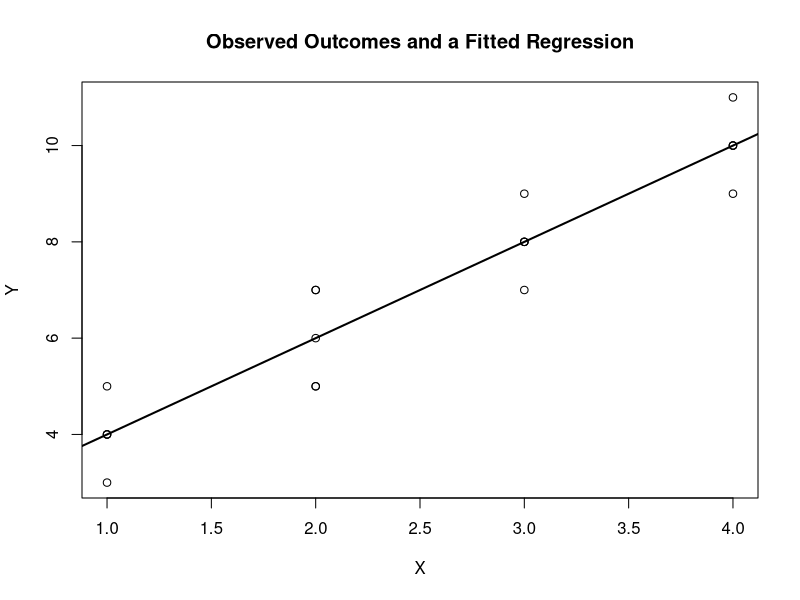
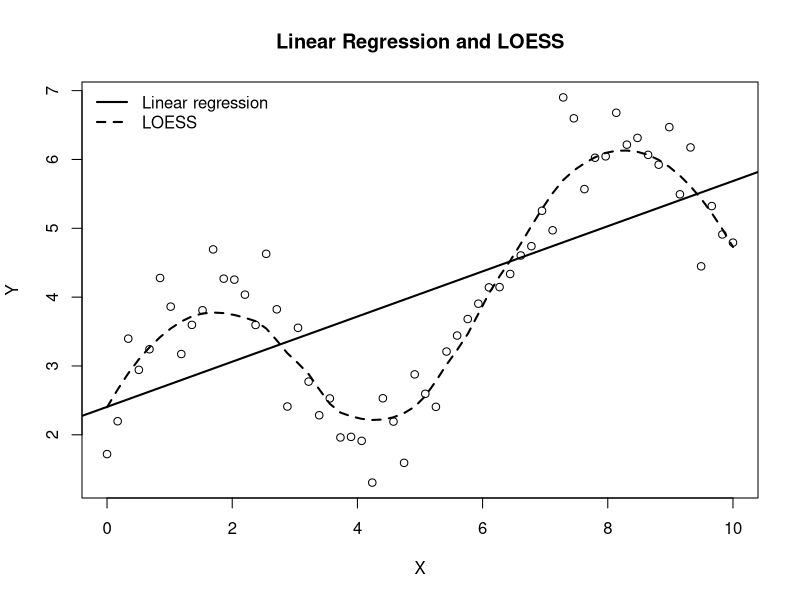
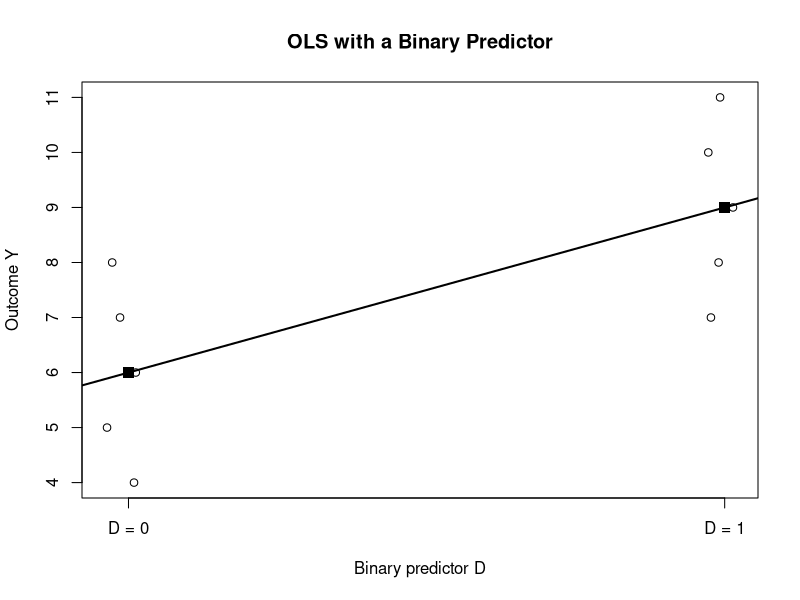
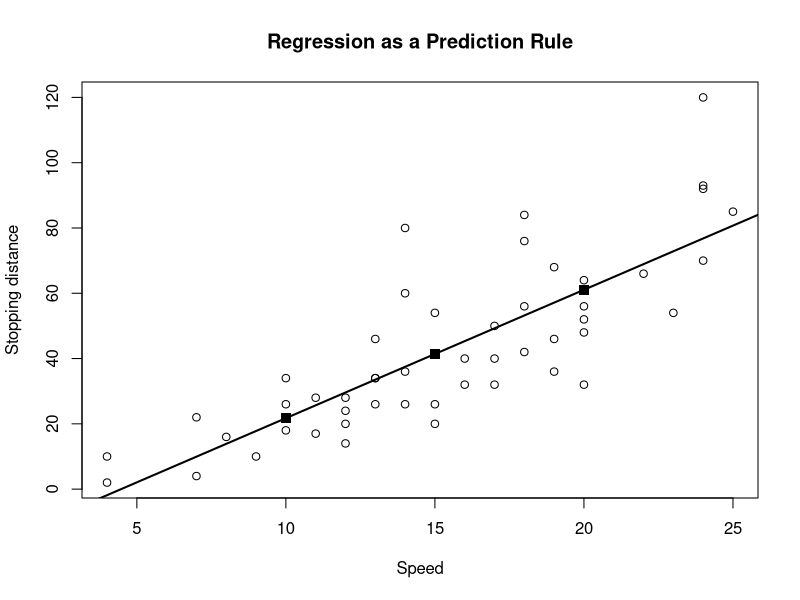
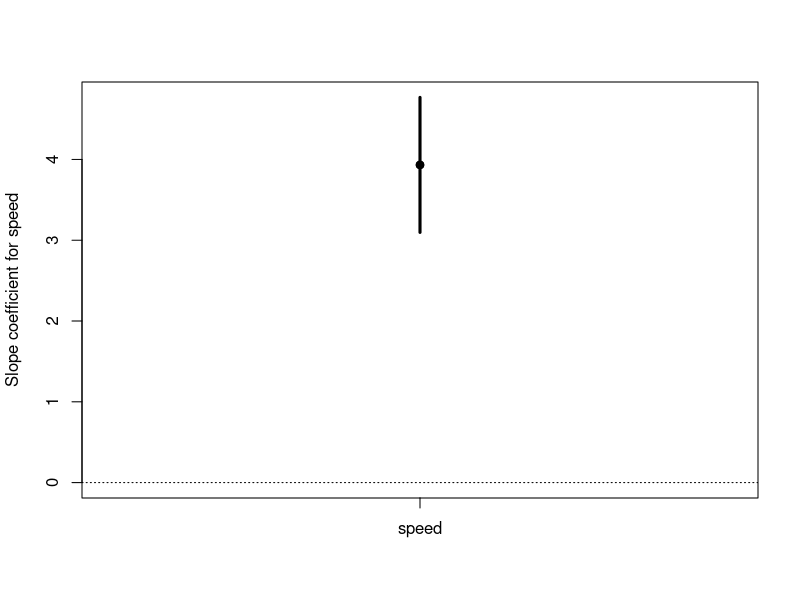
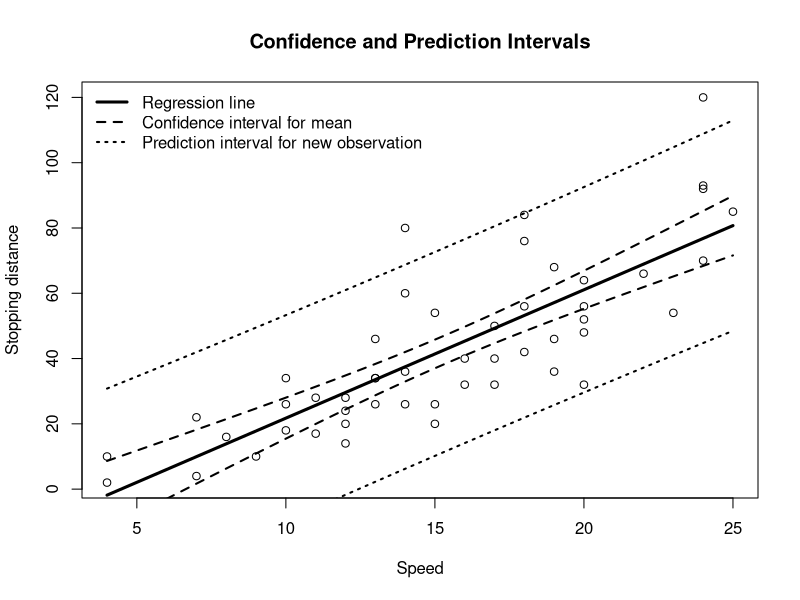
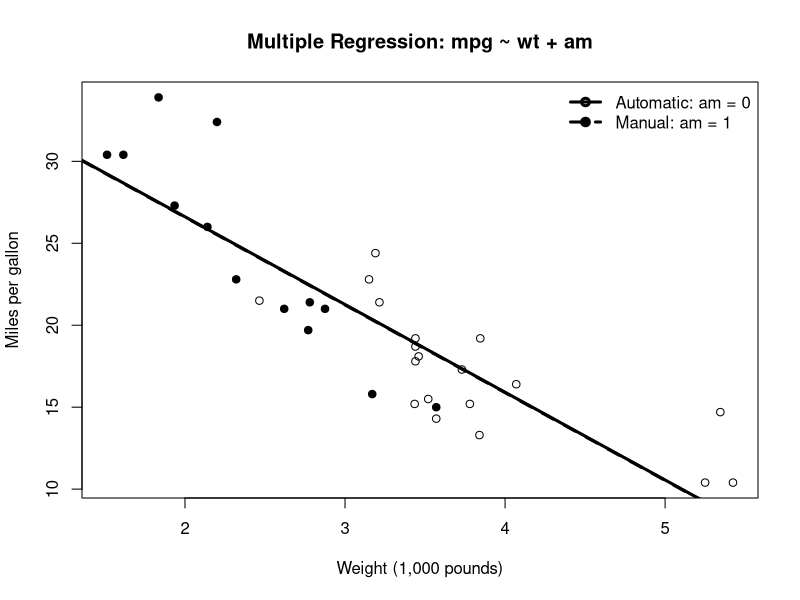
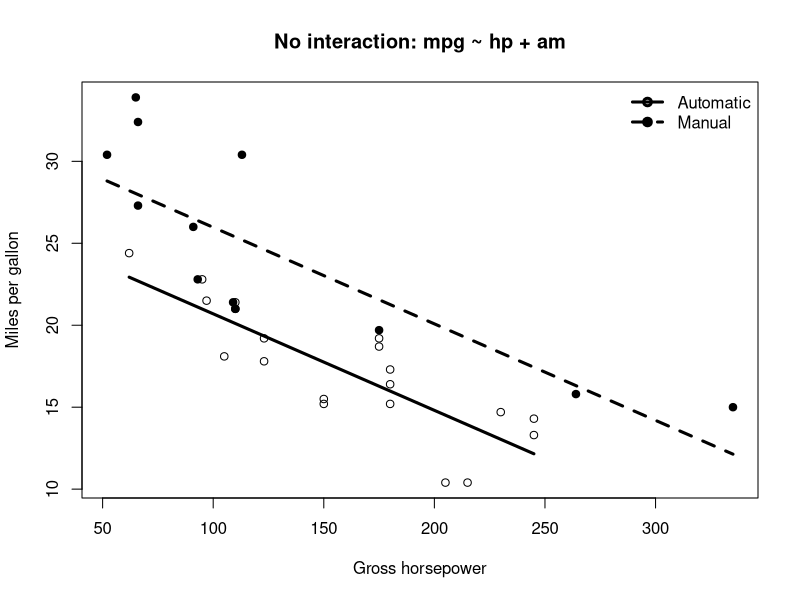

These figures' R source, in order:
## ---- chunk 1
knitr::opts_chunk$set(
  echo = TRUE,
  message = FALSE,
  warning = FALSE,
  fig.width = 7,
  fig.height = 5
)
## ---- chunk 2
x <- rep(c(1, 2, 3, 4), each = 5)
y <- c(3, 4, 4, 5, 4,
       5, 5, 6, 7, 7,
       7, 8, 8, 9, 8,
       9, 10, 11, 10, 10)

dat <- data.frame(x, y)

tapply(dat$y, dat$x, mean)

fit <- lm(y ~ x, data = dat)
summary(fit)

plot(
  dat$x,
  dat$y,
  xlab = "X",
  ylab = "Y",
  main = "Observed Outcomes and a Fitted Regression"
)
abline(fit, lwd = 2)
## ---- chunk 3
# A binary outcome: 1 = employed, 0 = not employed.
employed <- c(1, 1, 1, 1, 0, 1, 1, 1, 0, 1)

mean(employed)   # 0.8

# Every person is a 0 or a 1, so no one has the value 0.8:
sort(unique(employed))

# For a binary Y the conditional mean IS the probability that Y = 1.
# A count outcome makes the same point:
visits <- c(7, 9, 10, 11, 14)
mean(visits)     # 10.2 -- not a possible number of visits
## ---- chunk 4
set.seed(123)

x <- seq(0, 10, length.out = 60)
y <- 2 + 0.35 * x + 1.5 * sin(x) + rnorm(60, sd = 0.5)

dat_curve <- data.frame(x, y)

fit_linear <- lm(y ~ x, data = dat_curve)
fit_loess <- loess(y ~ x, data = dat_curve, span = 0.60)

plot(
  dat_curve$x,
  dat_curve$y,
  xlab = "X",
  ylab = "Y",
  main = "Linear Regression and LOESS"
)
abline(fit_linear, lwd = 2)

ord <- order(dat_curve$x)
lines(
  dat_curve$x[ord],
  predict(fit_loess)[ord],
  lwd = 2,
  lty = 2
)

legend(
  "topleft",
  legend = c("Linear regression", "LOESS"),
  lty = c(1, 2),
  lwd = 2,
  bty = "n"
)
## ---- chunk 5
set.seed(42)

# Continuous outcome
x_cont <- runif(200, 0, 10)
y_cont <- 4 + 2 * x_cont + rnorm(200, sd = 3)
dat_cont <- data.frame(x = x_cont, y_cont = y_cont)
fit_ols <- lm(y_cont ~ x, data = dat_cont)

# Binary outcome
x_binary <- runif(200, 0, 10)
p_binary <- 1 / (1 + exp(-(-3 + 0.6 * x_binary)))
y_binary <- rbinom(200, size = 1, prob = p_binary)
dat_binary <- data.frame(x = x_binary, y_binary = y_binary)
fit_logit <- glm(
  y_binary ~ x,
  family = binomial(link = "logit"),
  data = dat_binary
)

# Count outcome
x_count <- runif(200, 0, 5)
lambda <- exp(0.4 + 0.25 * x_count)
count <- rpois(200, lambda = lambda)
dat_count <- data.frame(x = x_count, count = count)
fit_pois <- glm(
  count ~ x,
  family = poisson(link = "log"),
  data = dat_count
)

# Flexible conditional-mean smoother
fit_loess <- loess(y ~ x, data = dat_curve)

summary(fit_ols)
summary(fit_logit)
summary(fit_pois)
## ---- chunk 6
# Zeros are ordinary observations in count data:
sum(dat_count$count == 0)
min(dat_count$count)

# But no fitted value is ever zero, because lambda = exp(X %*% beta) > 0 always:
lambda_hat <- fitted(fit_pois)
min(lambda_hat)

# The model never predicts zero; it assigns zero a probability.
# At the smallest fitted mean, P(Y = 0) = exp(-lambda):
exp(-min(lambda_hat))
## ---- chunk 7
D <- c(rep(0, 5), rep(1, 5))
Y <- c(4, 5, 6, 7, 8,
       7, 8, 9, 10, 11)

dat_binary_ols <- data.frame(D, Y)

fit_binary <- lm(Y ~ D, data = dat_binary_ols)
summary(fit_binary)
coef(fit_binary)

mean(dat_binary_ols$Y[dat_binary_ols$D == 0])
mean(dat_binary_ols$Y[dat_binary_ols$D == 1])
mean(dat_binary_ols$Y[dat_binary_ols$D == 1]) -
  mean(dat_binary_ols$Y[dat_binary_ols$D == 0])
## ---- chunk 8
plot(
  jitter(dat_binary_ols$D, amount = 0.04),
  dat_binary_ols$Y,
  xaxt = "n",
  xlab = "Binary predictor D",
  ylab = "Outcome Y",
  main = "OLS with a Binary Predictor"
)
axis(1, at = c(0, 1), labels = c("D = 0", "D = 1"))

abline(fit_binary, lwd = 2)
points(
  c(0, 1),
  c(
    mean(dat_binary_ols$Y[dat_binary_ols$D == 0]),
    mean(dat_binary_ols$Y[dat_binary_ols$D == 1])
  ),
  pch = 15,
  cex = 1.5
)
## ---- chunk 9
fit_cars <- lm(dist ~ speed, data = cars)
summary(fit_cars)
coef(fit_cars)

# Predictions for training observations
train_predictions <- predict(fit_cars)
head(data.frame(
  speed = cars$speed,
  observed_dist = cars$dist,
  predicted_dist = train_predictions
))

# Predictions for new cases
new_cases <- data.frame(speed = c(10, 15, 20))
new_cases$predicted_dist <- predict(
  fit_cars,
  newdata = new_cases
)
new_cases

# Reproduce predict() literally from the coefficients
b <- coef(fit_cars)
manual_predictions <- b[1] + b[2] * new_cases$speed
cbind(new_cases, manual_predictions = manual_predictions)
## ---- chunk 10
plot(
  cars$speed,
  cars$dist,
  xlab = "Speed",
  ylab = "Stopping distance",
  main = "Regression as a Prediction Rule"
)
abline(fit_cars, lwd = 2)
points(
  new_cases$speed,
  new_cases$predicted_dist,
  pch = 15,
  cex = 1.4
)
## ---- chunk 11
confint(fit_cars, level = 0.95)

coef_table <- summary(fit_cars)$coefficients
coef_table

b_speed <- coef_table["speed", "Estimate"]
se_speed <- coef_table["speed", "Std. Error"]

# Approximate 95% confidence interval
b_speed + c(-1, 1) * 2 * se_speed
## ---- chunk 12
fit_cars <- lm(dist ~ speed, data = cars)

summary(fit_cars)$r.squared

mse_mean_only <- mean(
  (cars$dist - mean(cars$dist))^2
)

mse_model <- mean(
  (cars$dist - predict(fit_cars))^2
)

mse_mean_only
mse_model
1 - mse_model / mse_mean_only
## ---- chunk 13
set.seed(7)

# The true DGP: Y = f(X) + epsilon, with f known to us only in a simulation.
f <- function(x) 2 + 0.8 * x
sigma <- 2

simulate_data <- function(n) {
  x <- runif(n, 0, 10)
  data.frame(x = x, y = f(x) + rnorm(n, sd = sigma))
}

# A large test set, used to measure out-of-sample prediction error.
test <- simulate_data(5000)

# The oracle: predict using the TRUE f. No model can beat this.
oracle_mse <- mean((test$y - f(test$x))^2)

# Fit on training samples of different sizes and score on the same test set.
test_mse_at <- function(n) {
  train <- simulate_data(n)
  fit <- lm(y ~ x, data = train)
  mean((test$y - predict(fit, newdata = test))^2)
}

round(
  c(
    irreducible = sigma^2,      # Var(epsilon): the floor
    oracle      = oracle_mse,   # the true f, estimated on nothing
    n_25        = test_mse_at(25),
    n_250       = test_mse_at(250),
    n_10000     = test_mse_at(10000)
  ),
  3
)
## ---- chunk 14
fit <- lm(dist ~ speed, data = cars)

# 1. Confidence intervals for regression coefficients
confint(fit)

# 2. Confidence interval for the conditional mean at speed = 15
predict(
  fit,
  newdata = data.frame(speed = 15),
  interval = "confidence"
)

# 3. Prediction interval for one new observation at speed = 15
predict(
  fit,
  newdata = data.frame(speed = 15),
  interval = "prediction"
)
## ---- chunk 15
fit <- lm(dist ~ speed, data = cars)

# The variance-covariance matrix: variances on the diagonal,
# covariances off it.
vcov(fit)

# As a correlation, the two estimates are nearly redundant:
cov2cor(vcov(fit))

# The off-diagonal entry is exactly -xbar * Var(beta1hat):
c(
  off_diagonal = vcov(fit)["(Intercept)", "speed"],
  formula      = -mean(cars$speed) * vcov(fit)["speed", "speed"]
)

# CORRECT interval for the conditional mean at speed = 15:
predict(fit, newdata = data.frame(speed = 15), interval = "confidence")

# NAIVE first difference: hold the intercept fixed and swing the slope
# across the ends of its own confidence interval.
coef(fit)[1] + confint(fit)["speed", ] * 15
## ---- chunk 16
V <- vcov(fit)
x <- 15

terms <- c(
  var_b0     = V[1, 1],
  x2_var_b1  = x^2 * V[2, 2],
  cross_term = 2 * x * V[1, 2]
)
terms
sum(terms)

# Standard errors: correct versus naive.
c(
  correct = sqrt(sum(terms)),
  naive   = x * sqrt(V[2, 2])
)

# The general formula, c' V c, reproduces what predict() reports:
cvec <- c(1, x)
sqrt(t(cvec) %*% V %*% cvec)
## ---- chunk 17
fit0 <- lm(dist ~ speed - 1, data = cars)

vcov(fit0)   # a 1x1 matrix

predict(fit0, newdata = data.frame(speed = 15), interval = "confidence")

confint(fit0)["speed", ] * 15   # identical, to every printed digit
## ---- chunk 18
tq <- qt(0.975, df.residual(fit))
s  <- summary(fit)$sigma

naive_width <- function(x) 2 * tq * x * sqrt(V[2, 2])
ci_width    <- function(x) 2 * tq * sqrt(V[1, 1] + x^2 * V[2, 2] + 2 * x * V[1, 2])
pi_width    <- function(x) 2 * tq * sqrt(s^2 + V[1, 1] + x^2 * V[2, 2] + 2 * x * V[1, 2])

# The one x where the shortcut happens to be right:
# solve Var(b0) + 2x Cov = 0  =>  x* = mean(x^2) / (2 * mean(x))
xstar <- mean(cars$speed^2) / (2 * mean(cars$speed))

xs <- c(0, 5, xstar, mean(cars$speed), 20, 25, 100)
round(
  data.frame(
    x             = xs,
    naive         = naive_width(xs),
    correct_ci    = ci_width(xs),
    prediction    = pi_width(xs),
    naive_over_ci = naive_width(xs) / ci_width(xs)
  ),
  3
)

range(cars$speed)   # x* falls INSIDE the observed data
## ---- chunk 19
# Simple model: the difference depends on beta1 alone, so both agree.
c(
  full  = sqrt(t(c(0, 5)) %*% vcov(fit) %*% c(0, 5)),
  naive = 5 * sqrt(vcov(fit)["speed", "speed"])
)

# Quadratic model: the same difference now loads on TWO coefficients.
fitq <- lm(dist ~ speed + I(speed^2), data = cars)
cq <- c(0, 20 - 15, 20^2 - 15^2)

c(
  full  = sqrt(t(cq) %*% vcov(fitq) %*% cq),
  naive = 5 * sqrt(vcov(fitq)["speed", "speed"]),
  corr  = cov2cor(vcov(fitq))["speed", "I(speed^2)"]
)
## ---- chunk 20
fit <- lm(dist ~ speed, data = cars)

slope <- coef(fit)["speed"]
slope_ci <- confint(fit)["speed", ]

plot(
  1, slope,
  xlim = c(0.5, 1.5),
  ylim = range(c(0, slope_ci)),
  xaxt = "n",
  xlab = "",
  ylab = "Slope coefficient for speed",
  pch = 19
)

segments(
  x0 = 1,
  y0 = slope_ci[1],
  x1 = 1,
  y1 = slope_ci[2],
  lwd = 3
)

points(1, slope, pch = 19)
axis(1, at = 1, labels = "speed")
abline(h = 0, lty = 3)
## ---- chunk 21
fit <- lm(dist ~ speed, data = cars)

speed_grid <- data.frame(
  speed = seq(
    from = min(cars$speed),
    to = max(cars$speed),
    length.out = 200
  )
)

conf_band <- predict(
  fit,
  newdata = speed_grid,
  interval = "confidence",
  level = 0.95
)

pred_band <- predict(
  fit,
  newdata = speed_grid,
  interval = "prediction",
  level = 0.95
)

plot(
  cars$speed,
  cars$dist,
  xlab = "Speed",
  ylab = "Stopping distance",
  main = "Confidence and Prediction Intervals"
)

lines(speed_grid$speed, conf_band[, "fit"], lwd = 3)
lines(speed_grid$speed, conf_band[, "lwr"], lty = 2, lwd = 2)
lines(speed_grid$speed, conf_band[, "upr"], lty = 2, lwd = 2)
lines(speed_grid$speed, pred_band[, "lwr"], lty = 3, lwd = 2)
lines(speed_grid$speed, pred_band[, "upr"], lty = 3, lwd = 2)

legend(
  "topleft",
  legend = c(
    "Regression line",
    "Confidence interval for mean",
    "Prediction interval for new observation"
  ),
  lty = c(1, 2, 3),
  lwd = c(3, 2, 2),
  bty = "n"
)
## ---- chunk 22
fit <- lm(dist ~ speed, data = cars)

b <- coef(fit)

# Calculate the prediction literally from the coefficients
manual_prediction <- b[1] + b[2] * 15
manual_prediction

# Ask predict() for the point prediction
predict(
  fit,
  newdata = data.frame(speed = 15)
)
## ---- chunk 23
fit_simple <- lm(mpg ~ am, data = mtcars)
fit_multiple <- lm(mpg ~ wt + am, data = mtcars)

coef(fit_simple)
coef(fit_multiple)

# Two cars with exactly the same weight
same_weight <- data.frame(
  wt = c(3, 3),
  am = c(0, 1)
)

predicted_mpg <- predict(
  fit_multiple,
  newdata = same_weight
)

predicted_mpg
predicted_mpg[2] - predicted_mpg[1]
coef(fit_multiple)["am"]

# Two cars with the same transmission, different weight
same_transmission <- data.frame(
  wt = c(3, 4),
  am = c(0, 0)
)

predicted_mpg <- predict(
  fit_multiple,
  newdata = same_transmission
)

predicted_mpg[2] - predicted_mpg[1]
coef(fit_multiple)["wt"]
## ---- chunk 24
point_type <- ifelse(mtcars$am == 1, 19, 1)

plot(
  mtcars$wt,
  mtcars$mpg,
  pch = point_type,
  xlab = "Weight (1,000 pounds)",
  ylab = "Miles per gallon",
  main = "Multiple Regression: mpg ~ wt + am"
)

b <- coef(fit_multiple)
abline(a = b["(Intercept)"], b = b["wt"], lwd = 3)
abline(
  a = b["(Intercept)"] + b["am"],
  b = b["wt"],
  lwd = 3,
  lty = 2
)

legend(
  "topright",
  legend = c("Automatic: am = 0", "Manual: am = 1"),
  pch = c(1, 19),
  lty = c(1, 2),
  lwd = c(3, 3),
  bty = "n"
)
## ---- chunk 25
fit_simple <- lm(mpg ~ am, data = mtcars)
fit_multiple <- lm(mpg ~ wt + am, data = mtcars)

# Step 1: the part of am that weight cannot linearly predict
am_resid <- resid(lm(am ~ wt, data = mtcars))

# Step 2: regress mpg on that leftover part
fit_partial <- lm(mpg ~ am_resid, data = mtcars)

coef(fit_simple)["am"]              # about 7.24
coef(fit_multiple)["am"]            # about -0.024
coef(fit_partial)["am_resid"]       # identical to the line above

# Transmission and weight are strongly related, so the leftover part
# of am is quite a different variable from am itself:
cor(mtcars$am, mtcars$wt)
summary(lm(am ~ wt, data = mtcars))$r.squared
## ---- chunk 26
fit_short <- lm(mpg ~ am, data = mtcars)
fit_long <- lm(mpg ~ wt + am, data = mtcars)

gamma <- coef(fit_long)["wt"]                     # weight, long regression
delta <- coef(lm(wt ~ am, data = mtcars))["am"]   # slope of weight on am

coef(fit_long)["am"] + gamma * delta   # reproduces the short coefficient
coef(fit_short)["am"]
## ---- chunk 27
tapply(mtcars$wt, mtcars$am, range)

# Cars inside the weight range where both groups are observed
with(mtcars, table(am, in_overlap = wt >= 2.465 & wt <= 3.570))
## ---- chunk 28
c(
  am_only        = coef(lm(mpg ~ am, data = mtcars))["am"],
  plus_wt        = coef(lm(mpg ~ am + wt, data = mtcars))["am"],
  plus_wt_hp     = coef(lm(mpg ~ am + wt + hp, data = mtcars))["am"],
  plus_wt_qsec   = coef(lm(mpg ~ am + wt + qsec, data = mtcars))["am"],
  plus_wt_hp_cyl = coef(lm(mpg ~ am + wt + hp + factor(cyl),
                           data = mtcars))["am"]
)
## ---- chunk 29
fit_interaction <- lm(mpg ~ wt * am, data = mtcars)
summary(fit_interaction)

mtcars_for_example <- mtcars
mtcars_for_example$wt_centered <-
  mtcars_for_example$wt - mean(mtcars_for_example$wt)

fit_interaction_centered <- lm(
  mpg ~ wt_centered * am,
  data = mtcars_for_example
)
summary(fit_interaction_centered)
## ---- chunk 30
b <- coef(fit_interaction)

# Fitted manual-minus-automatic difference at a given weight
gap_at <- function(w) b["am"] + b["wt:am"] * w
gap_at(c(2.5, 3.0, 3.5))

# The weight at which the two fitted lines cross
-b["am"] / b["wt:am"]
## ---- chunk 31
set.seed(11)

alpha1 <- 2.00   # the causal effect of x on y
alpha2 <- 0.15   # the effect of the omitted confounder z on y

one_study <- function(n) {
  z <- rnorm(n)
  x <- 0.7 * z + rnorm(n)                      # x and z are related
  y <- 1 + alpha1 * x + alpha2 * z + rnorm(n)
  fit <- lm(y ~ x)                             # z omitted
  ci <- confint(fit)["x", ]
  c(est = unname(coef(fit)["x"]),
    lower = unname(ci[1]),
    upper = unname(ci[2]))
}

# What the short regression actually targets: beta1 = alpha1 + alpha2 * delta1,
# where delta1 is the population slope of z on x.
delta1 <- 0.7 / (0.7^2 + 1)
beta1 <- alpha1 + alpha2 * delta1
beta1

coverage <- function(n, reps = 2000) {
  out <- replicate(reps, one_study(n))
  c(n                 = n,
    mean_estimate     = mean(out["est", ]),
    covers_causal     = mean(out["lower", ] <= alpha1 & out["upper", ] >= alpha1),
    covers_projection = mean(out["lower", ] <= beta1  & out["upper", ] >= beta1))
}

round(rbind(coverage(100), coverage(1000), coverage(10000)), 4)
## ---- chunk 32
set.seed(9)

x <- seq(1, 10, length.out = 100)
y <- 5 + 2 * x - 0.25 * x^2 + rnorm(100, sd = 1.5)
dat_functional <- data.frame(x, y)

fit_linear <- lm(y ~ x, data = dat_functional)
fit_quadratic <- lm(y ~ x + I(x^2), data = dat_functional)
fit_cubic <- lm(y ~ x + I(x^2) + I(x^3), data = dat_functional)
fit_logx <- lm(y ~ log(x), data = dat_functional)

summary(fit_linear)$r.squared
summary(fit_quadratic)$r.squared
summary(fit_cubic)$r.squared
summary(fit_logx)$r.squared
## ---- chunk 33
fit_additive_hp <- lm(mpg ~ hp + am, data = mtcars)
summary(fit_additive_hp)

# One slope on hp serves both groups, so the fitted lines can differ
# only by a constant vertical shift -- the coefficient on am.
coef(fit_additive_hp)

# Here the restriction costs almost nothing: allowing the slopes to
# differ returns an interaction estimate of essentially zero.
coef(lm(mpg ~ hp * am, data = mtcars))["hp:am"]
## ---- chunk 34
plot(
  mtcars$hp,
  mtcars$mpg,
  pch = ifelse(mtcars$am == 0, 1, 19),
  xlab = "Gross horsepower",
  ylab = "Miles per gallon",
  main = "No interaction: mpg ~ hp + am"
)

auto_hp <- seq(
  min(mtcars$hp[mtcars$am == 0]),
  max(mtcars$hp[mtcars$am == 0]),
  length.out = 100
)

manual_hp <- seq(
  min(mtcars$hp[mtcars$am == 1]),
  max(mtcars$hp[mtcars$am == 1]),
  length.out = 100
)

auto_pred <- predict(
  fit_additive_hp,
  newdata = data.frame(hp = auto_hp, am = 0)
)

manual_pred <- predict(
  fit_additive_hp,
  newdata = data.frame(hp = manual_hp, am = 1)
)

lines(auto_hp, auto_pred, lwd = 3)
lines(manual_hp, manual_pred, lwd = 3, lty = 2)

legend(
  "topright",
  legend = c("Automatic", "Manual"),
  pch = c(1, 19),
  lty = c(1, 2),
  lwd = c(3, 3),
  bty = "n"
)
## ---- chunk 35
fit_additive <- lm(mpg ~ wt + am, data = mtcars)
fit_interaction <- lm(mpg ~ wt * am, data = mtcars)

summary(fit_additive)
summary(fit_interaction)
## ---- chunk 36
plot(
  mtcars$wt,
  mtcars$mpg,
  pch = ifelse(mtcars$am == 0, 1, 19),
  xlab = "Weight (1,000 pounds)",
  ylab = "Miles per gallon",
  main = "Interaction: mpg ~ wt * am"
)

auto_wt <- seq(
  min(mtcars$wt[mtcars$am == 0]),
  max(mtcars$wt[mtcars$am == 0]),
  length.out = 100
)

manual_wt <- seq(
  min(mtcars$wt[mtcars$am == 1]),
  max(mtcars$wt[mtcars$am == 1]),
  length.out = 100
)

auto_pred <- predict(
  fit_interaction,
  newdata = data.frame(wt = auto_wt, am = 0)
)

manual_pred <- predict(
  fit_interaction,
  newdata = data.frame(wt = manual_wt, am = 1)
)

lines(auto_wt, auto_pred, lwd = 3)
lines(manual_wt, manual_pred, lwd = 3, lty = 2)

legend(
  "topright",
  legend = c("Automatic", "Manual"),
  pch = c(1, 19),
  lty = c(1, 2),
  lwd = c(3, 3),
  bty = "n"
)
## ---- chunk 37
set.seed(26)

x_left <- runif(35, min = 1, max = 4)
x_right <- runif(35, min = 7, max = 10)
x <- c(x_left, x_right)

y <- c(
  2 + 3 * x_left + rnorm(35, mean = 0, sd = 0.5),
  28 - x_right + rnorm(35, mean = 0, sd = 0.5)
)

gap_data <- data.frame(x = x, y = y)

fit_linear <- lm(y ~ x, data = gap_data)
fit_quadratic <- lm(y ~ x + I(x^2), data = gap_data)

new_point <- data.frame(x = 5.5)
predict(fit_linear, newdata = new_point)
predict(fit_quadratic, newdata = new_point)
## ---- chunk 38
x_grid <- seq(1, 10, length.out = 300)
new_grid <- data.frame(x = x_grid)

linear_hat <- predict(fit_linear, newdata = new_grid)
quadratic_hat <- predict(fit_quadratic, newdata = new_grid)

plot(
  gap_data$x,
  gap_data$y,
  xlab = "X",
  ylab = "Y",
  main = "Interpolation Across a Gap in the Training Data",
  pch = 19
)

rect(
  xleft = 4,
  ybottom = par("usr")[3],
  xright = 7,
  ytop = par("usr")[4],
  density = 12,
  angle = 45,
  border = NA
)

points(gap_data$x, gap_data$y, pch = 19)
lines(x_grid, linear_hat, lwd = 3)
lines(x_grid, quadratic_hat, lwd = 3, lty = 2)
abline(v = c(4, 7), lty = 3)

points(
  5.5,
  predict(fit_linear, newdata = data.frame(x = 5.5)),
  pch = 1,
  cex = 1.5,
  lwd = 2
)

points(
  5.5,
  predict(fit_quadratic, newdata = data.frame(x = 5.5)),
  pch = 2,
  cex = 1.5,
  lwd = 2
)

legend(
  "topleft",
  legend = c(
    "Linear fit",
    "Quadratic fit",
    "Gap with no training observations"
  ),
  lty = c(1, 2, NA),
  lwd = c(3, 3, NA),
  fill = c(NA, NA, "black"),
  density = c(0, 0, 35),
  angle = 45,
  border = c(NA, NA, "black"),
  bty = "n"
)
## ---- chunk 39
fit_linear <- lm(waiting ~ eruptions, data = faithful)
fit_quadratic <- lm(
  waiting ~ eruptions + I(eruptions^2),
  data = faithful
)
fit_cubic <- lm(
  waiting ~ eruptions + I(eruptions^2) + I(eruptions^3),
  data = faithful
)

summary(fit_linear)$r.squared
summary(fit_quadratic)$r.squared
summary(fit_cubic)$r.squared

new_case <- data.frame(eruptions = 7)
predict(fit_linear, newdata = new_case)
predict(fit_quadratic, newdata = new_case)
predict(fit_cubic, newdata = new_case)
## ---- chunk 40
x_grid <- seq(1.4, 7, length.out = 300)
new_grid <- data.frame(eruptions = x_grid)

plot(
  faithful$eruptions,
  faithful$waiting,
  xlim = c(1.4, 7),
  ylim = c(15, 115),
  xlab = "Eruption duration (minutes)",
  ylab = "Waiting time (minutes)",
  main = "Functional Form and Extrapolation"
)

lines(x_grid, predict(fit_linear, newdata = new_grid), lwd = 3)
lines(
  x_grid,
  predict(fit_quadratic, newdata = new_grid),
  lwd = 3,
  lty = 2
)
lines(
  x_grid,
  predict(fit_cubic, newdata = new_grid),
  lwd = 3,
  lty = 3
)

abline(v = max(faithful$eruptions), lty = 2)

legend(
  "topleft",
  legend = c("Linear", "Quadratic", "Cubic"),
  lty = c(1, 2, 3),
  lwd = c(3, 3, 3),
  bty = "n"
)
## ---- chunk 41
fit_loess <- loess(waiting ~ eruptions, data = faithful)

predict(
  fit_loess,
  newdata = data.frame(eruptions = c(2, 4, 7))
)
## ---- chunk 42
fit_interaction <- lm(mpg ~ wt * am, data = mtcars)

predict(
  fit_interaction,
  newdata = data.frame(
    wt = c(5, 5),
    am = c(0, 1)
  )
)

range(mtcars$wt[mtcars$am == 0])
range(mtcars$wt[mtcars$am == 1])
## ---- chunk 43
x_control <- rep(0:8, each = 3)
x_treated <- rep(5:16, each = 3)

noise_control <- rep(c(-1, 0, 1), times = 9)
noise_treated <- rep(c(-1, 0, 1), times = 12)

Y0_control <- 5 + x_control + 0.4 * x_control^2 + noise_control
Y0_treated <- 5 + x_treated + 0.4 * x_treated^2 + noise_treated

D <- c(
  rep(0, length(x_control)),
  rep(1, length(x_treated))
)

x <- c(x_control, x_treated)
Y <- c(Y0_control, Y0_treated + 6)

causal_dat <- data.frame(Y, D, x)
## ---- chunk 44
fit_linear_adjustment <- lm(
  Y ~ D + x,
  data = causal_dat
)

fit_quadratic_adjustment <- lm(
  Y ~ D + x + I(x^2),
  data = causal_dat
)

coef(fit_linear_adjustment)["D"]
coef(fit_quadratic_adjustment)["D"]
## ---- chunk 45
# Predicted untreated outcome for treated units at x = 12
predict(fit_linear_adjustment, newdata = data.frame(D = 0, x = 12))
predict(fit_quadratic_adjustment, newdata = data.frame(D = 0, x = 12))

# Draw a group's fitted function in black over [from, to],
# its observed support, and in grey elsewhere (extrapolation)
draw_fit <- function(fit, d, from, to, lty) {
  full <- seq(0, 16, length.out = 200)
  supported <- seq(from, to, length.out = 100)
  lines(
    full,
    predict(fit, newdata = data.frame(D = d, x = full)),
    col = "grey60",
    lty = lty
  )
  lines(
    supported,
    predict(fit, newdata = data.frame(D = d, x = supported)),
    lwd = 2,
    lty = lty
  )
}

plot_adjustment <- function(fit, title) {
  plot(
    causal_dat$x,
    causal_dat$Y,
    type = "n",
    ylim = c(-20, 135),
    xlab = "Confounder X",
    ylab = "Outcome Y",
    main = title
  )
  rect(5, -30, 8, 145, col = "grey90", border = NA)
  points(
    causal_dat$x,
    causal_dat$Y,
    pch = ifelse(causal_dat$D == 1, 19, 1)
  )
  draw_fit(fit, d = 0, from = 0, to = 8, lty = 1)    # controls
  draw_fit(fit, d = 1, from = 5, to = 16, lty = 2)   # treated
}

par(mfrow = c(1, 2))
plot_adjustment(fit_linear_adjustment, "Linear adjustment")
plot_adjustment(fit_quadratic_adjustment, "Quadratic adjustment")
par(mfrow = c(1, 1))
## ---- chunk 46
overlap_dat <- causal_dat[
  causal_dat$x >= 5 & causal_dat$x <= 8,
]

fit_linear_overlap <- lm(
  Y ~ D + x,
  data = overlap_dat
)

fit_quadratic_overlap <- lm(
  Y ~ D + x + I(x^2),
  data = overlap_dat
)

coef(fit_linear_overlap)["D"]
coef(fit_quadratic_overlap)["D"]
## ---- chunk 47
plot(
  causal_dat$x,
  causal_dat$Y,
  pch = ifelse(causal_dat$D == 1, 19, 1),
  xlab = "Confounder X",
  ylab = "Observed outcome Y",
  main = "Limited Overlap in an Observational Study"
)

abline(v = 5, lty = 3)
abline(v = 8, lty = 3)

legend(
  "topleft",
  legend = c("Control", "Treated", "Overlap: X = 5 to 8"),
  pch = c(1, 19, NA),
  lty = c(NA, NA, 3),
  bty = "n"
)
## ---- chunk 48
x <- rep(0:16, each = 6)
D <- rep(c(0, 0, 0, 1, 1, 1), times = 17)
noise <- rep(c(-1, 0, 1, -1, 0, 1), times = 17)

Y0 <- 5 + x + 0.4 * x^2 + noise
Y <- Y0 + 6 * D

rct_dat <- data.frame(Y, D, x)

# Difference in means = treatment-only OLS coefficient
mean(rct_dat$Y[rct_dat$D == 1]) -
  mean(rct_dat$Y[rct_dat$D == 0])

fit_rct_simple <- lm(Y ~ D, data = rct_dat)
fit_rct_linear <- lm(Y ~ D + x, data = rct_dat)
fit_rct_quadratic <- lm(Y ~ D + x + I(x^2), data = rct_dat)

coef(fit_rct_simple)["D"]
coef(fit_rct_linear)["D"]
coef(fit_rct_quadratic)["D"]
## ---- chunk 49
x_grid <- seq(0, 16, length.out = 200)

plot(
  rct_dat$x,
  rct_dat$Y,
  pch = ifelse(rct_dat$D == 1, 19, 1),
  ylim = c(-20, 135),
  xlab = "Pretreatment covariate X",
  ylab = "Observed outcome Y",
  main = "A Balanced Randomized Design"
)

lines(
  x_grid,
  predict(fit_rct_linear, newdata = data.frame(D = 0, x = x_grid)),
  lwd = 2
)
lines(
  x_grid,
  predict(fit_rct_linear, newdata = data.frame(D = 1, x = x_grid)),
  lwd = 2,
  lty = 2
)

legend(
  "topleft",
  legend = c(
    "Control",
    "Treated",
    "Linear adjustment, control",
    "Linear adjustment, treated"
  ),
  pch = c(1, 19, NA, NA),
  lty = c(NA, NA, 1, 2),
  lwd = c(NA, NA, 2, 2),
  bty = "n"
)
